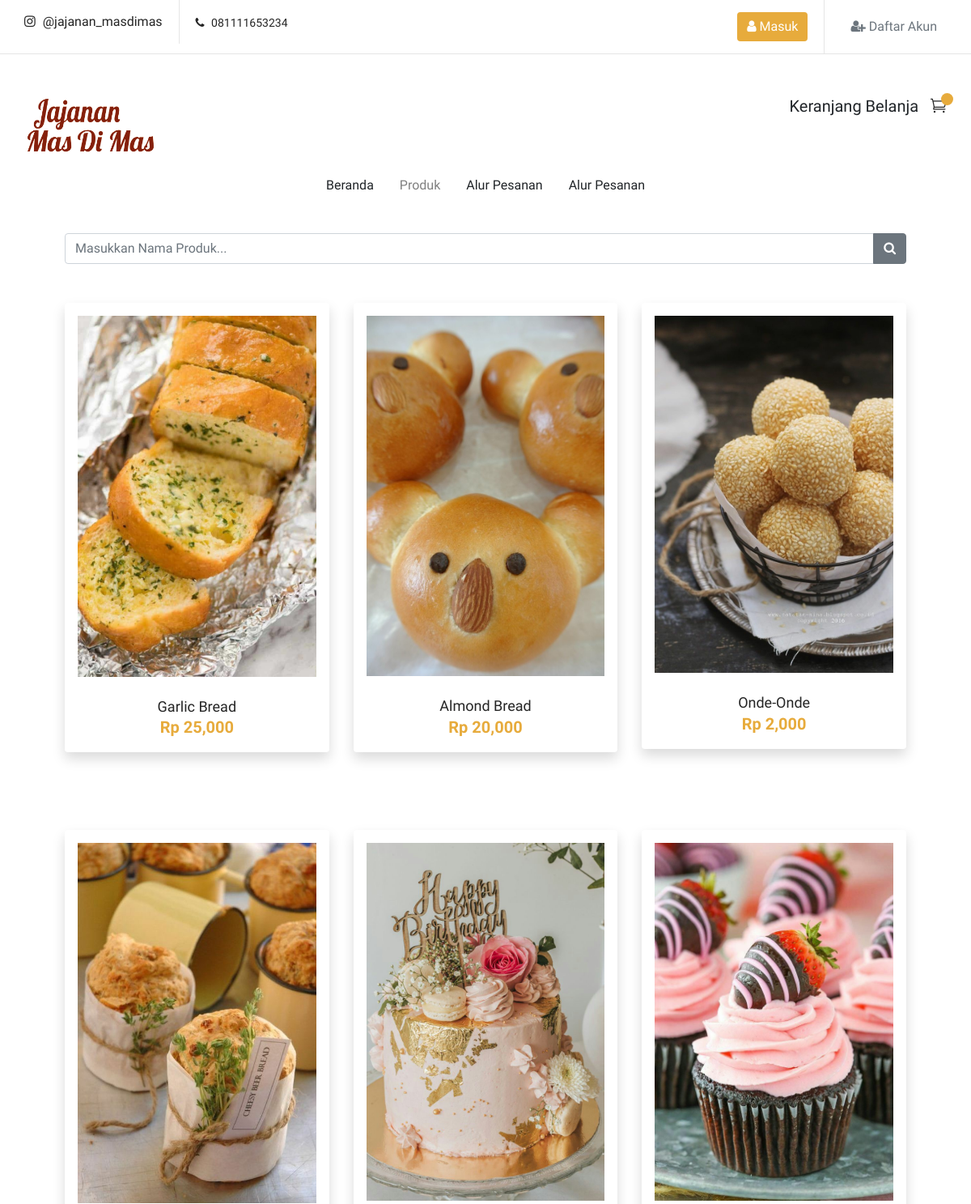
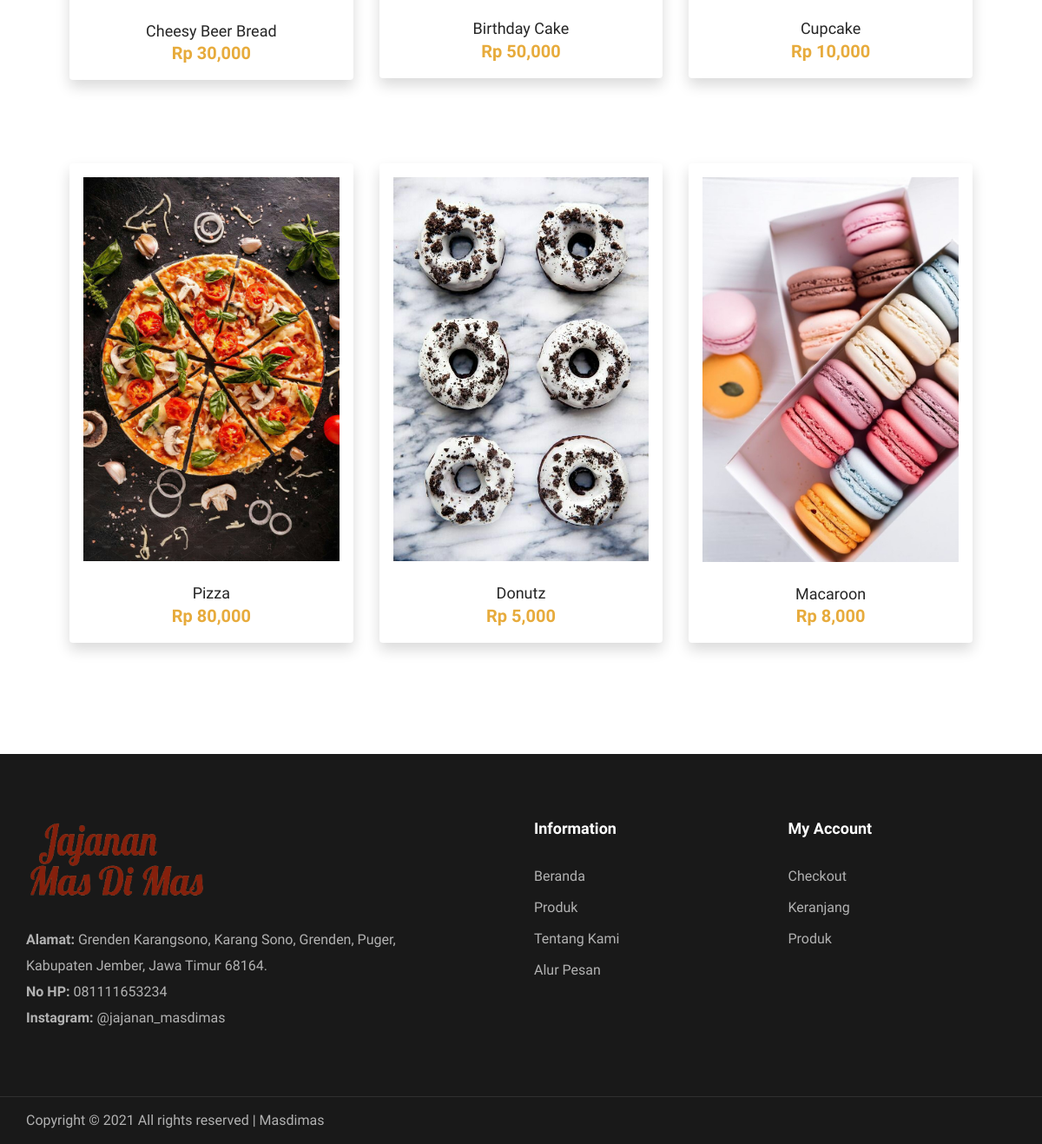
Page /produk.php on the earlier database version (2 pictures, top to bottom).
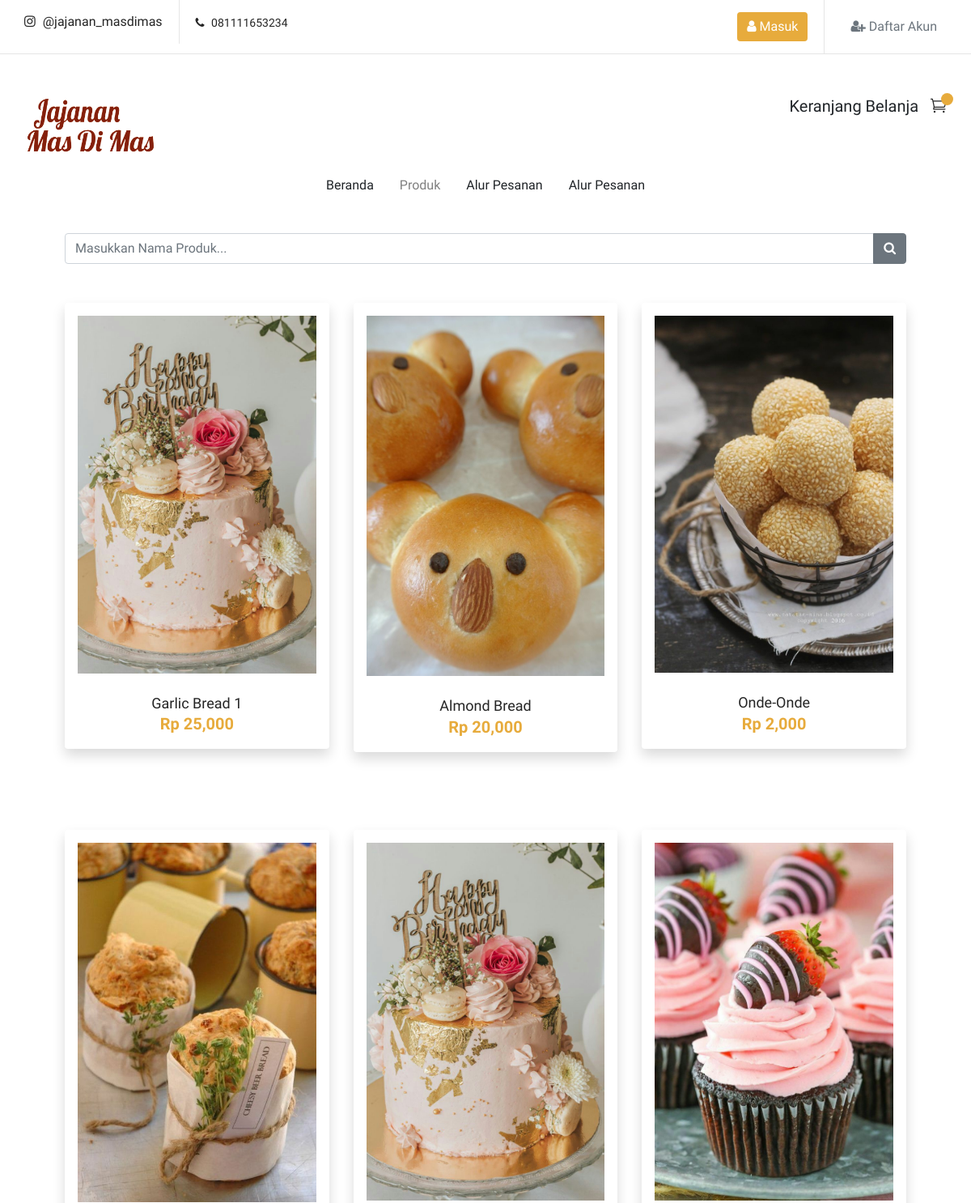
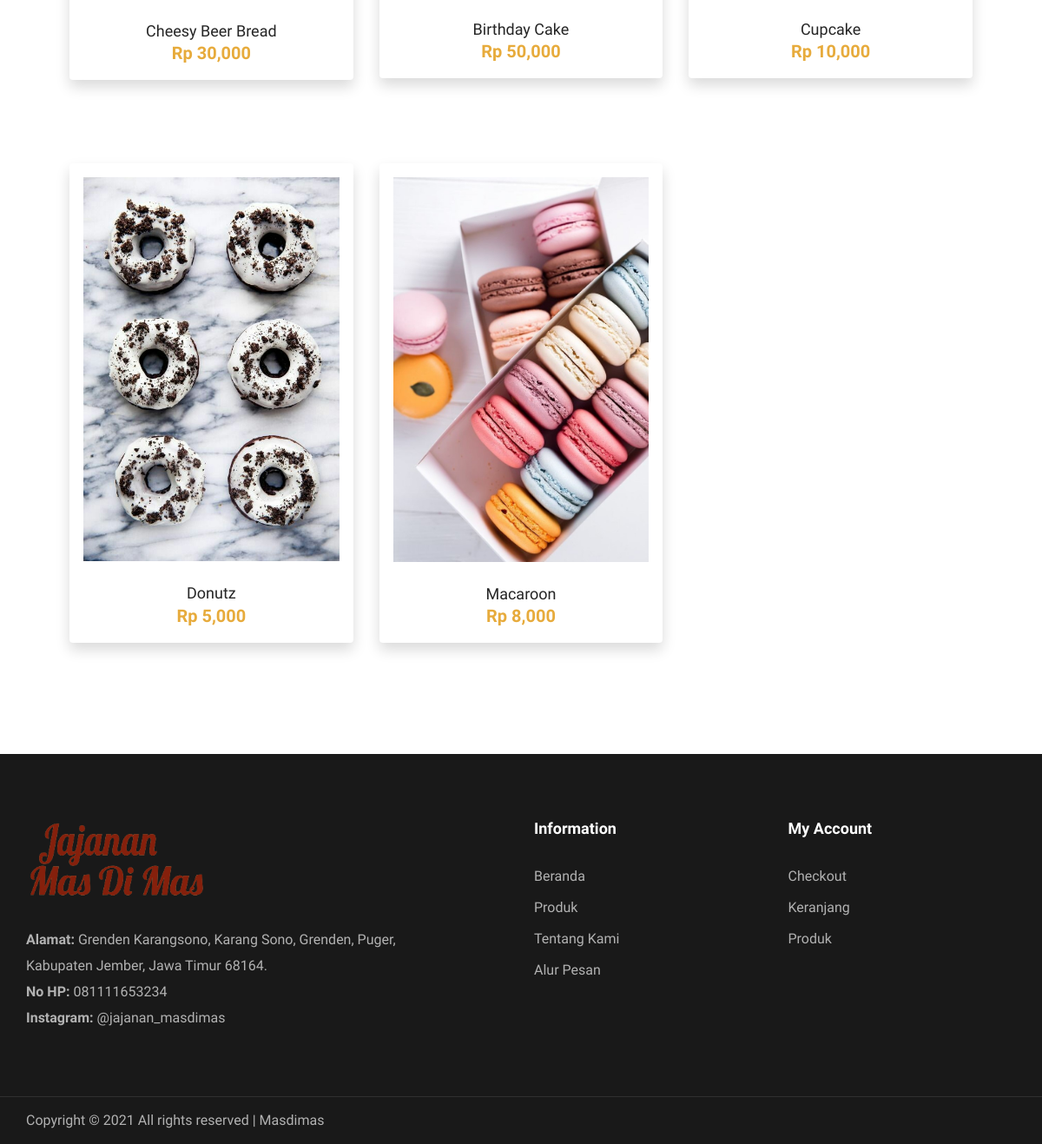
Same page on the later database version (2 pictures, top to bottom).
### tables this page shows
CREATE TABLE `produk` (
  `id_produk` int(10) NOT NULL,
  `nama` varchar(100) NOT NULL,
  `harga` int(10) NOT NULL,
  `gambar` varchar(200) NOT NULL,
  `deskripsi` text NOT NULL
);

### produk.php (the view, shortened to what the changed rows need)
<?php
    include "konek.php";
?>
<!DOCTYPE html>
<html lang="zxx">
<head>
    <link rel="stylesheet" href="css/bootstrap.min.css" type="text/css" />
    <link rel="stylesheet" href="css/font-awesome.min.css" type="text/css" />
    <link rel="stylesheet" href="css/themify-icons.css" type="text/css" />
    <link rel="stylesheet" href="css/elegant-icons.css" type="text/css" />
    <link rel="stylesheet" href="css/owl.carousel.min.css" type="text/css" />
    <link rel="stylesheet" href="css/nice-select.css" type="text/css" />
    <link rel="stylesheet" href="css/jquery-ui.min.css" type="text/css" />
    <link rel="stylesheet" href="css/slicknav.min.css" type="text/css" />
    <link rel="stylesheet" href="css/style.css" type="text/css" />
</head>
<body>
    <section class="women-banner spad">
        <div class="container-fluid">
            <div class="row">
            <?php
            if (isset($_GET["cari_data"]) ) {
                $cari = $_GET['cari_data'];
                if (isset($cari)) {
                   $ambil = $con->query("SELECT * FROM produk WHERE nama LIKE '%".$cari."%'");
                }
            }else{
                $ambil = $con->query ("SELECT * FROM produk");
            }
            while ($pecah = $ambil->fetch_array()) {
            ?>
                <div class="col-lg-4 mt-5">
                    <div class="product-item shadow p-3 mb-5 bg-white rounded">
                        <div class="pi-pic">
                            <img src="gambar/<?php echo $pecah['gambar'];?>" alt="" />
                        </div>
                        <div class="pi-text">
                            <a href="halaman.php?halaman=detail&id=<?php echo $pecah['id_produk'];?>">
                                <h5><?php echo $pecah['nama'];?></h5>
                            </a>
                            <div class="product-price">
                                Rp <?php echo number_format($pecah['harga']);?>
                            </div>
                        </div>
                    </div>
                </div>
            <?php } ?>
            </div>
        </div>
    </section>
</body>
</html>

Differences in the rows shown:
removed produk: gambar (picture), nama "Pizza", harga "80,000"
changed produk: gambar: a different picture; nama "Garlic Bread" → "Garlic Bread 1"
